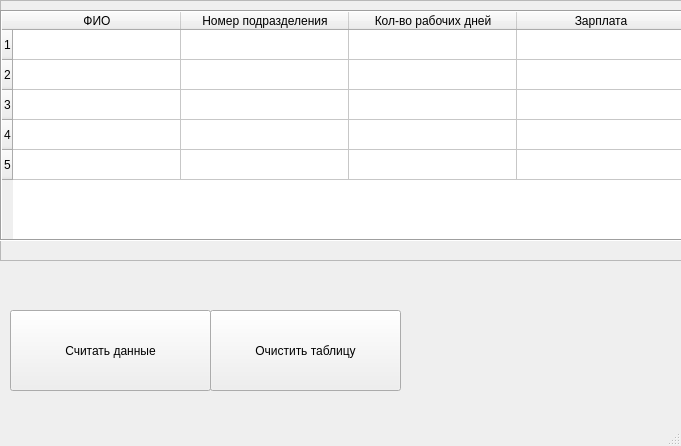
<?xml version="1.0" encoding="UTF-8"?>
<ui version="4.0">
 <class>MainWindow</class>
 <widget class="QMainWindow" name="MainWindow">
  <property name="enabled">
   <bool>true</bool>
  </property>
  <property name="geometry">
   <rect>
    <x>0</x>
    <y>0</y>
    <width>681</width>
    <height>446</height>
   </rect>
  </property>
  <property name="windowTitle">
   <string>Список сотрудников</string>
  </property>
  <widget class="QWidget" name="centralwidget">
   <widget class="QFrame" name="frame">
    <property name="geometry">
     <rect>
      <x>0</x>
      <y>0</y>
      <width>841</width>
      <height>261</height>
     </rect>
    </property>
    <property name="frameShape">
     <enum>QFrame::StyledPanel</enum>
    </property>
    <property name="frameShadow">
     <enum>QFrame::Raised</enum>
    </property>
    <widget class="QTableWidget" name="tableWidget">
     <property name="geometry">
      <rect>
       <x>0</x>
       <y>10</y>
       <width>851</width>
       <height>231</height>
      </rect>
     </property>
     <property name="frameShape">
      <enum>QFrame::Box</enum>
     </property>
     <property name="frameShadow">
      <enum>QFrame::Sunken</enum>
     </property>
     <attribute name="horizontalHeaderVisible">
      <bool>true</bool>
     </attribute>
     <attribute name="horizontalHeaderDefaultSectionSize">
      <number>168</number>
     </attribute>
     <row/>
     <row/>
     <row/>
     <row/>
     <row/>
     <column>
      <property name="text">
       <string>ФИО</string>
      </property>
     </column>
     <column>
      <property name="text">
       <string>Номер подразделения</string>
      </property>
     </column>
     <column>
      <property name="text">
       <string>Кол-во рабочих дней</string>
      </property>
     </column>
     <column>
      <property name="text">
       <string>Зарплата</string>
      </property>
     </column>
    </widget>
   </widget>
   <widget class="QPushButton" name="pushButton_2">
    <property name="geometry">
     <rect>
      <x>210</x>
      <y>310</y>
      <width>191</width>
      <height>81</height>
     </rect>
    </property>
    <property name="text">
     <string>Очистить таблицу</string>
    </property>
   </widget>
   <widget class="QPushButton" name="pushButton">
    <property name="geometry">
     <rect>
      <x>10</x>
      <y>310</y>
      <width>201</width>
      <height>81</height>
     </rect>
    </property>
    <property name="text">
     <string>Считать данные</string>
    </property>
   </widget>
  </widget>
  <widget class="QMenuBar" name="menubar">
   <property name="geometry">
    <rect>
     <x>0</x>
     <y>0</y>
     <width>844</width>
     <height>21</height>
    </rect>
   </property>
  </widget>
  <widget class="QStatusBar" name="statusbar"/>
 </widget>
 <resources/>
 <connections>
  <connection>
   <sender>pushButton_2</sender>
   <signal>clicked()</signal>
   <receiver>tableWidget</receiver>
   <slot>clearContents()</slot>
   <hints>
    <hint type="sourcelabel">
     <x>319</x>
     <y>349</y>
    </hint>
    <hint type="destinationlabel">
     <x>301</x>
     <y>222</y>
    </hint>
   </hints>
  </connection>
 </connections>
</ui>
